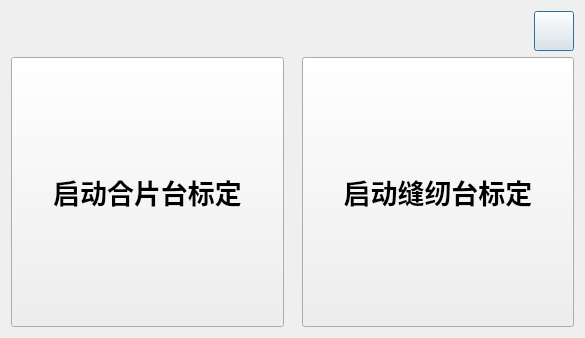
<?xml version="1.0" encoding="UTF-8"?>
<ui version="4.0">
 <class>HandEyeDialog</class>
 <widget class="QDialog" name="HandEyeDialog">
  <property name="geometry">
   <rect>
    <x>0</x>
    <y>0</y>
    <width>585</width>
    <height>338</height>
   </rect>
  </property>
  <property name="windowTitle">
   <string>HandEyeDialog</string>
  </property>
  <layout class="QGridLayout" name="gridLayout_2">
   <item row="0" column="1">
    <widget class="WinCloseButton" name="closeBtn">
     <property name="minimumSize">
      <size>
       <width>40</width>
       <height>40</height>
      </size>
     </property>
     <property name="maximumSize">
      <size>
       <width>40</width>
       <height>40</height>
      </size>
     </property>
     <property name="text">
      <string/>
     </property>
    </widget>
   </item>
   <item row="1" column="0" colspan="2">
    <layout class="QGridLayout" name="gridLayout">
     <property name="horizontalSpacing">
      <number>18</number>
     </property>
     <property name="verticalSpacing">
      <number>6</number>
     </property>
     <item row="0" column="0">
      <widget class="InteractiveButtonBase" name="composerMachineBtn">
       <property name="sizePolicy">
        <sizepolicy hsizetype="Minimum" vsizetype="Preferred">
         <horstretch>0</horstretch>
         <verstretch>0</verstretch>
        </sizepolicy>
       </property>
       <property name="font">
        <font>
         <pointsize>20</pointsize>
         <weight>75</weight>
         <bold>true</bold>
        </font>
       </property>
       <property name="text">
        <string>启动合片台标定</string>
       </property>
       <property name="icon">
        <iconset resource="../resource/hmi.qrc">
         <normaloff>:/m_icon/icon/compose.svg</normaloff>:/m_icon/icon/compose.svg</iconset>
       </property>
       <property name="iconSize">
        <size>
         <width>50</width>
         <height>50</height>
        </size>
       </property>
      </widget>
     </item>
     <item row="0" column="1">
      <widget class="InteractiveButtonBase" name="sewingMachineBtn">
       <property name="sizePolicy">
        <sizepolicy hsizetype="Minimum" vsizetype="Preferred">
         <horstretch>0</horstretch>
         <verstretch>0</verstretch>
        </sizepolicy>
       </property>
       <property name="font">
        <font>
         <pointsize>20</pointsize>
         <weight>75</weight>
         <bold>true</bold>
        </font>
       </property>
       <property name="text">
        <string>启动缝纫台标定</string>
       </property>
       <property name="icon">
        <iconset resource="../resource/hmi.qrc">
         <normaloff>:/m_icon/icon/sewing.svg</normaloff>:/m_icon/icon/sewing.svg</iconset>
       </property>
       <property name="iconSize">
        <size>
         <width>50</width>
         <height>50</height>
        </size>
       </property>
      </widget>
     </item>
    </layout>
   </item>
   <item row="0" column="0">
    <spacer name="horizontalSpacer">
     <property name="orientation">
      <enum>Qt::Horizontal</enum>
     </property>
     <property name="sizeHint" stdset="0">
      <size>
       <width>472</width>
       <height>20</height>
      </size>
     </property>
    </spacer>
   </item>
  </layout>
 </widget>
 <customwidgets>
  <customwidget>
   <class>WinCloseButton</class>
   <extends>QPushButton</extends>
   <header>syt_btn/winclosebutton.h</header>
  </customwidget>
  <customwidget>
   <class>InteractiveButtonBase</class>
   <extends>QPushButton</extends>
   <header>syt_btn/interactivebuttonbase.h</header>
  </customwidget>
 </customwidgets>
 <resources>
  <include location="../resource/hmi.qrc"/>
 </resources>
 <connections/>
</ui>
